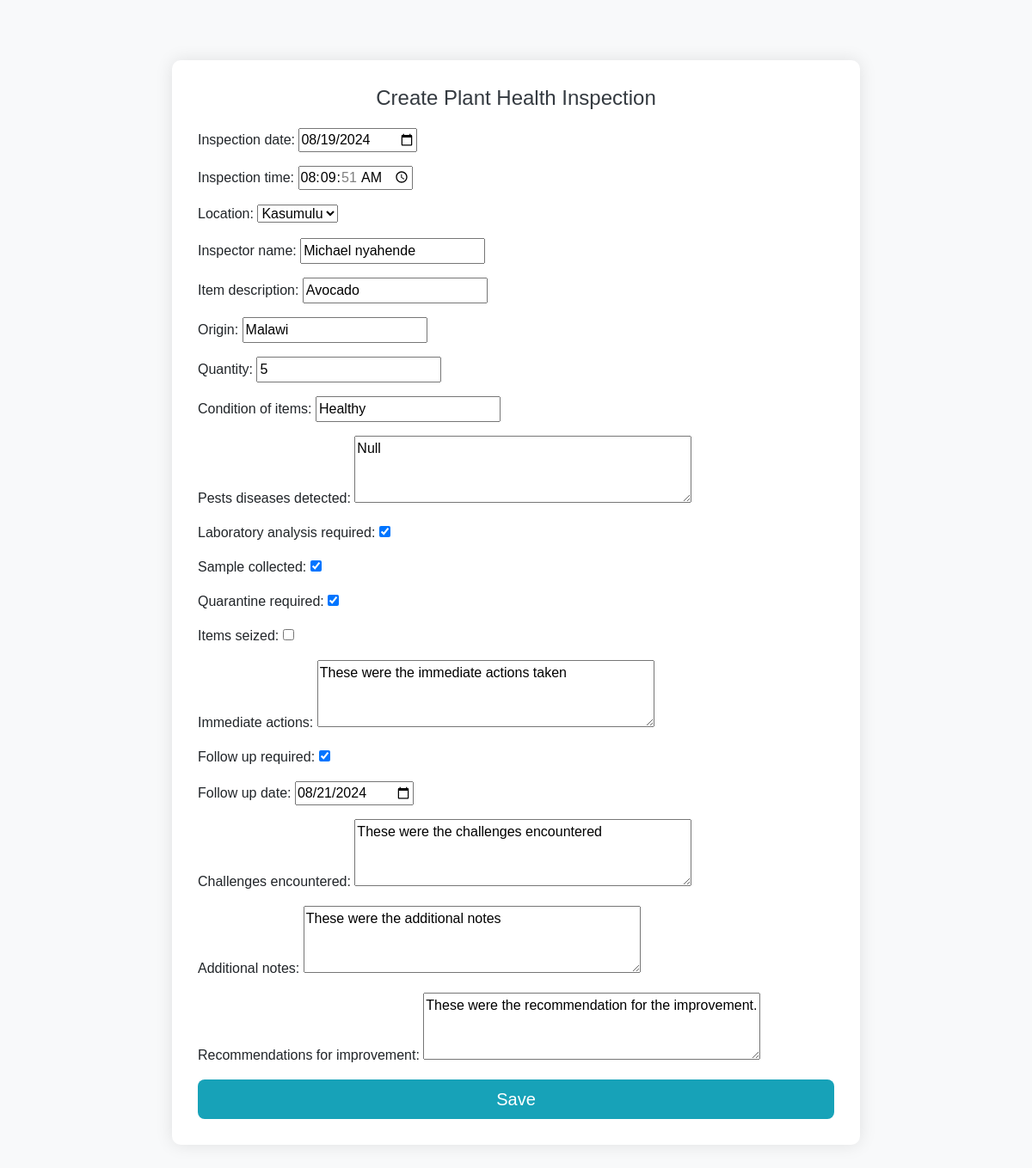
The page /plantInspection/1/edit/ on the database its author committed.
### PlantInspection/models.py (models this page shows, shortened)
class PlantHealthInspection(models.Model):
    INSPECTION_LOCATIONS = [
        ('tunduma', 'Tunduma'),
        ('kasumulu', 'Kasumulu'),
        ('songwe', 'Songwe'),
    ]
    inspection_date = models.DateField(default=timezone.now)
    inspection_time = models.TimeField(default=timezone.now)
    location = models.CharField(max_length=50, choices=INSPECTION_LOCATIONS)
    inspector_name = models.CharField(max_length=100)
    item_description = models.CharField(max_length=200)
    origin = models.CharField(max_length=100)
    quantity = models.PositiveIntegerField()
    condition_of_items = models.CharField(max_length=100)
    pests_diseases_detected = models.TextField(blank=True)
    laboratory_analysis_required = models.BooleanField(default=False)
    sample_collected = models.BooleanField(default=False)
    quarantine_required = models.BooleanField(default=False)
    items_seized = models.BooleanField(default=False)
    immediate_actions = models.TextField(blank=True)
    follow_up_required = models.BooleanField(default=False)
    follow_up_date = models.DateField(null=True, blank=True)
    challenges_encountered = models.TextField(blank=True)
    additional_notes = models.TextField(blank=True)
    recommendations_for_improvement = models.TextField(blank=True)

### PlantInspection/views.py (the view)
# urls.py: path('<int:id>/edit/', views.inspection_update, name='inspection_update'),
def inspection_update(request, id):
    inspection = PlantHealthInspection.objects.get(id=id)
    if request.method == 'POST':
        form = PlantHealthInspectionForm(request.POST, instance=inspection)
        if form.is_valid():
            form.save()
            return redirect('inspection_list')
    else:
        form = PlantHealthInspectionForm(instance=inspection)
    return render(request, 'inspection_form.html', {'form': form})

### PlantInspection/forms.py
class PlantHealthInspectionForm(forms.ModelForm):
    class Meta:
        model = PlantHealthInspection
        fields = '__all__'
        widgets = {
            'inspection_date': forms.DateInput(attrs={'type': 'date'}),
            'inspection_time': forms.TimeInput(attrs={'type': 'time'}),
            'follow_up_date': forms.DateInput(attrs={'type': 'date'}),
            'pests_diseases_detected': forms.Textarea(attrs={'rows': 3}),
            'immediate_actions': forms.Textarea(attrs={'rows': 3}),
            'recommendations': forms.Textarea(attrs={'rows': 3}),
            'challenges_encountered': forms.Textarea(attrs={'rows': 3}),
            'additional_notes': forms.Textarea(attrs={'rows': 3}),
            'recommendations_for_improvement': forms.Textarea(attrs={'rows': 3}),
        }

### PlantInspection/Templates/inspection_form.html (shortened to what this page needs)
<!DOCTYPE html>
<html lang="en">
<head>
    <link href="https://cdn.jsdelivr.net/npm/bootstrap@5.3.0/dist/css/bootstrap.min.css" rel="stylesheet">
</head>
<body>
    <div class="container">
        <h2>Create Plant Health Inspection</h2>
        <form method="post">
            <div class="mb-3">
                {{ form.as_p }}
            </div>
            <div class="d-grid">
                <button type="submit" class="btn btn-custom btn-lg">Save</button>
            </div>
        </form>
    </div>
</body>
</html>

### PlantInspection/Templates/inspection_form.html (style rules this page uses)
body { background-color: #f8f9fa; font-family: Arial, sans-serif; padding: 20px; }
.container { max-width: 800px; margin: 50px auto; background: #ffffff; padding: 30px; border-radius: 10px; box-shadow: 0px 0px 20px rgba(0, 0, 0, 0.1); }
h2 { text-align: center; margin-bottom: 20px; font-size: 24px; color: #343a40; }
.btn-custom { background-color: #17a2b8; color: #fff; border: none; }

### rows shown on the page
PlantHealthInspection: inspection_date "08/19/2024", inspection_time "08:09:51", location "Kasumulu", inspector_name "Michael nyahende", item_description "Avocado", origin "Malawi", quantity "5", condition_of_items "Healthy", pests_diseases_detected "Null", laboratory_analysis_required "☑", sample_collected "☑", quarantine_required "☑", immediate_actions "These were the immediate actions taken", follow_up_required "☑", follow_up_date "08/21/2024", challenges_encountered "These were the challenges encountered", additional_notes "These were the additional notes", recommendations_for_improvement "These were the recommendation for the improvement."
